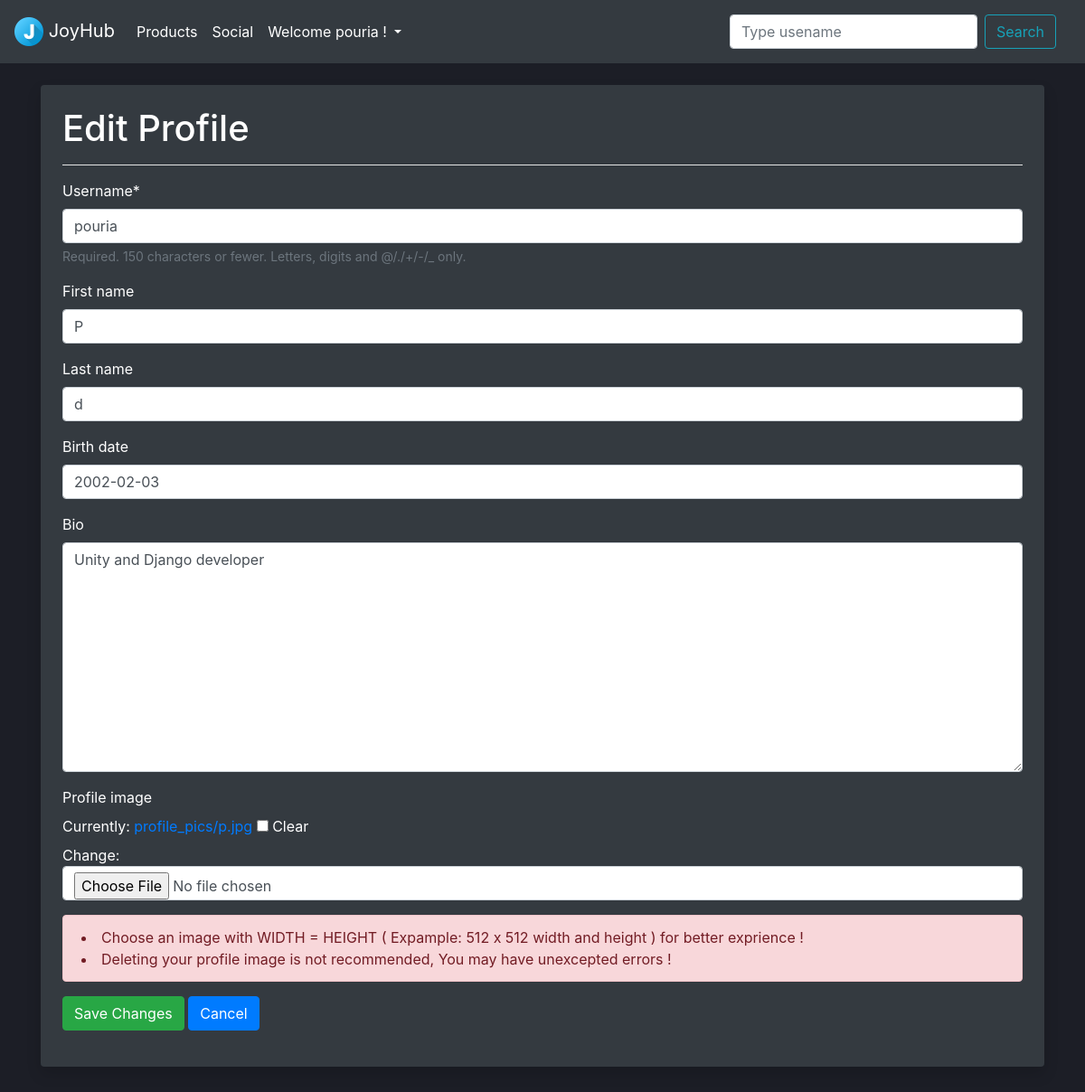
Before: /members/edit_profile/ (signed in) with the older database file.
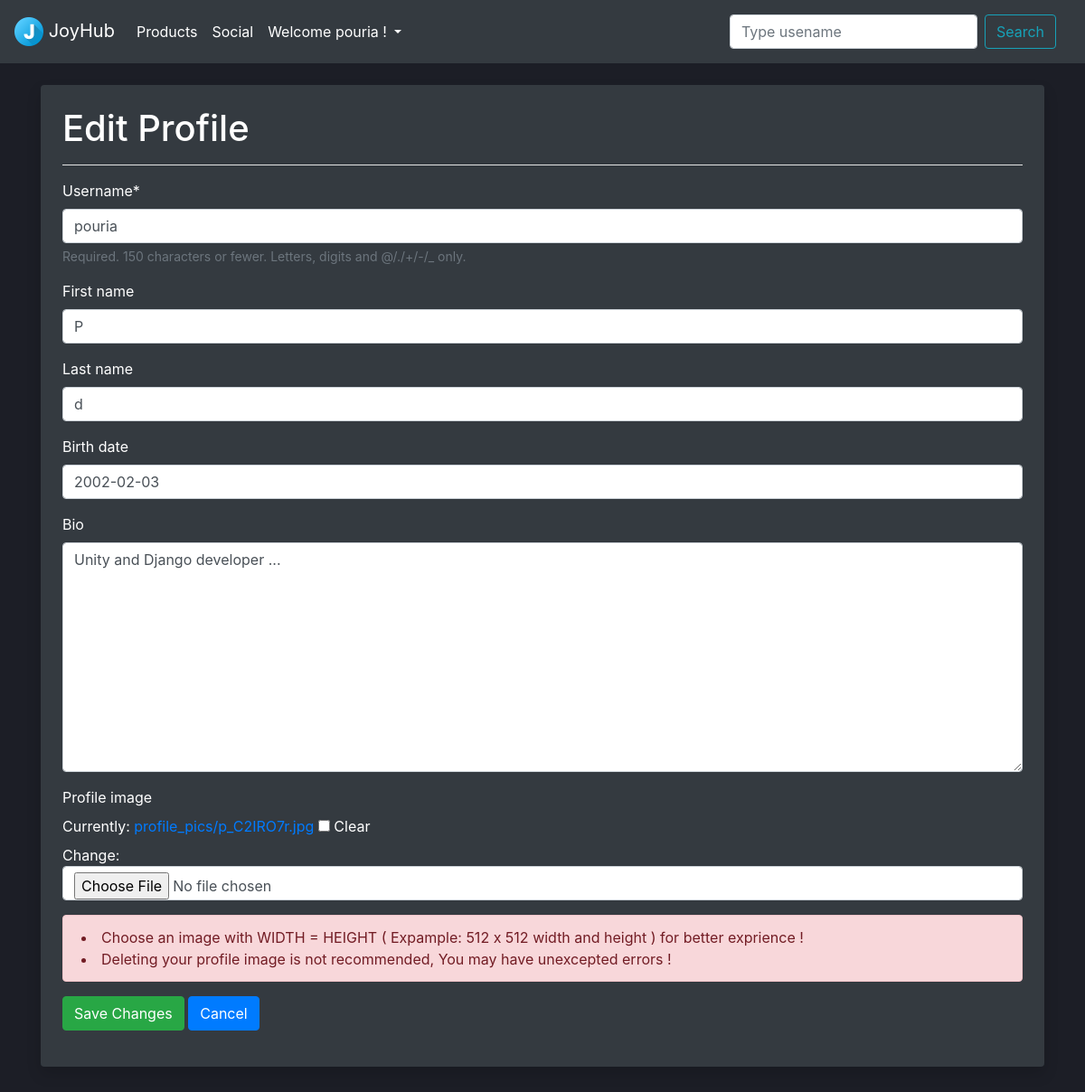
After: the same page with the newer database file.
### members/models.py (models this page shows, shortened)
class UserProfile(models.Model):
    user = models.OneToOneField(User, on_delete=models.CASCADE)
    profile_image = models.ImageField(default='default.png', upload_to='profile_pics', null=True, blank=True)
    bio = models.TextField(max_length=150, null=True, blank=True)
    birth_date = models.DateField(max_length=8, null=True, blank=True)
    last_update = models.DateTimeField(auto_now=True, null=True, blank=True)
    created_at = models.DateTimeField(auto_now_add=True, null=True, blank=True)
    class Meta:
        ordering = ['id']

### members/views.py (the view, shortened to what this page needs)
# urls.py: path('edit_profile/', ProfileUpdateView.as_view(), name='edit_profile'),  # Edit users profile
class ProfileUpdateView(LoginRequiredMixin, TemplateView):
    user_form = UserForm
    profile_form = ProfileForm
    template_name = 'members/edit_profile.html'
    success_url = reverse_lazy('profile')
    def post(self, request):
        post_data = request.POST or None
        file_data = request.FILES or None
        user_form = UserForm(post_data, instance=request.user)
        profile_form = ProfileForm(post_data, file_data, instance=request.user.userprofile)
        if user_form.is_valid() and profile_form.is_valid():
            user_form.save()
            profile_form.save()
            messages.success(request, "Your Profile Was Updated Successfully !")
            return redirect(reverse_lazy('profile'))
        context = self.get_context_data(user_form=user_form, profile_form=profile_form)
        return self.render_to_response(context)
    def get(self, request, *args, **kwargs):
        return self.post(request, *args, **kwargs)

### members/forms.py
class UserForm(forms.ModelForm):
    class Meta:
        model = User
        fields = ('username', 'first_name', 'last_name')
    def __init__(self, *args, **kwargs):
        super(UserForm, self).__init__(*args, **kwargs)
        self.fields['first_name'].widget.attrs['class'] = 'form-control'
        self.fields['first_name'].widget.attrs['placeholder'] = 'first_name'
        self.fields['last_name'].widget.attrs['class'] = 'form-control'
        self.fields['last_name'].widget.attrs['placeholder'] = 'last_name'

class ProfileForm(forms.ModelForm):
    class Meta:
        model = UserProfile
        fields = ['birth_date', 'bio', 'profile_image']
    def __init__(self, *args, **kwargs):
        super(ProfileForm, self).__init__(*args, **kwargs)
        self.fields['birth_date'].widget.attrs['class'] = 'form-control'
        self.fields['birth_date'].widget.attrs['placeholder'] = 'Birth date'
        self.fields['bio'].widget.attrs['class'] = 'form-control'
        self.fields['bio'].widget.attrs['placeholder'] = 'bio'
        self.fields['profile_image'].widget.attrs['class'] = 'form-control'

### members/templates/members/edit_profile.html (shortened to what this page needs)
{% extends 'home/base.html' %}
{% load crispy_forms_tags %}
{% block content %}
    <body>
        <div class="shadow p-4 mb-5 bg-dark rounded" style="color: rgb(255, 255, 255);">
            <h1>Edit Profile</h1>
            <hr style="background-color: rgb(255, 255, 255);">
            <div class="form-group">
                <form method="POST" enctype="multipart/form-data">
                    {{ user_form | crispy }}
                    {{ profile_form | crispy }}
                    <div class="alert alert-danger">
                        <li>Choose an image with WIDTH = HEIGHT ( Expample: 512 x 512 width and height ) for better exprience !</li>
                        <li>Deleting your profile image is not recommended, You may have unexcepted errors !</li>
                    </div>
                    <button class="btn btn-success">Save Changes</button>
                    <a class="btn btn-primary" href="{% url 'profile' %}" role="button">Cancel</a>
                </form>
            </div>
        </div>
    </body>
{% endblock %}

Changed rows visible on the page:
removed UserProfile: birth_date "2002-02-03", bio "Unity and Django developer"
added UserProfile: birth_date "2002-02-03", bio "Unity and Django developer ..."
Other visible differences:
text no longer shown: "Birth date Bio Profile image Currently: profile_pics/p.jpg Clear Change:"
text now shown: "Birth date Bio Profile image Currently: profile_pics/p_C2IRO7r.jpg Clear Change:"
